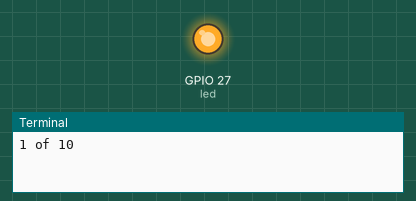
A program run on a simulated Raspberry Pi (BCM pin numbers). On the bench: output pins drawn as LEDs (lit = HIGH), the last lines printed to the terminal. At 20.0 s the program stops and its outputs stay as they are.

Above: at 0.1 s.
At 19.1 s:
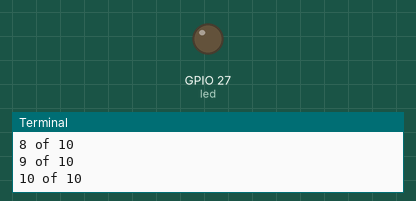
Timing chart, 0 to 20.6 s (numbered marks = the images above):
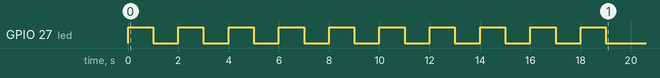

The program:

2-Led-Open-Close.py
```python
#Short leg is GROUND
from gpiozero import LED
from time import sleep

led = LED(27)

for i in range(0, 10):
    led.on()
    print i+1,"of",10
    sleep(1)
    led.off()
    sleep(1)

#cool
#while True:
#    LED.blink()
```
